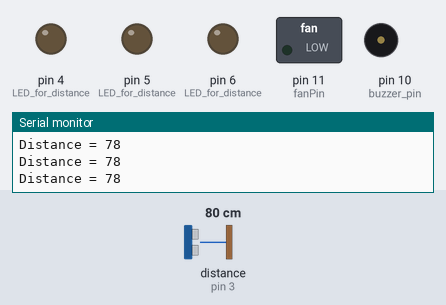
Simulated run of this sketch. Board: Arduino Uno, built with avr-gcc and run on an emulated ATmega328P. Parts: switched loads named in the sketch (green lamp = pin HIGH), output pins drawn as LEDs (lit = HIGH), buzzer (waves = sounding), the last lines printed to the serial monitor. Wiring (inferred from the names in the program): ultrasonic range finder: trigger pin 2; echo pin 3. Inputs (shaded band) come from the test bench; at power-on: distance to the obstacle (sensor on pin 3) 80 cm. The echo pulse lasts 58.3 µs per cm; pins used as bus, display or sensor lines are not drawn.

Above: at 3.6 s.
3.7 s: distance to the obstacle (sensor on pin 3) set to 67 cm
At 3.82 s:
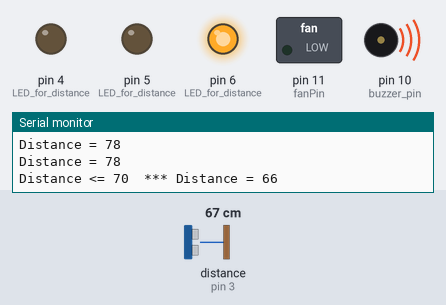
6.7 s: distance to the obstacle (sensor on pin 3) set to 46 cm
9.7 s: distance to the obstacle (sensor on pin 3) set to 38 cm
At 9.76 s:
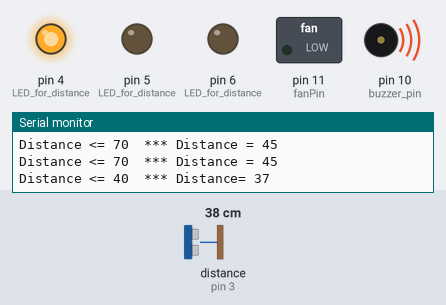
12.7 s: distance to the obstacle (sensor on pin 3) set to 24 cm
15.7 s: distance to the obstacle (sensor on pin 3) set to 19 cm
At 16.7 s:
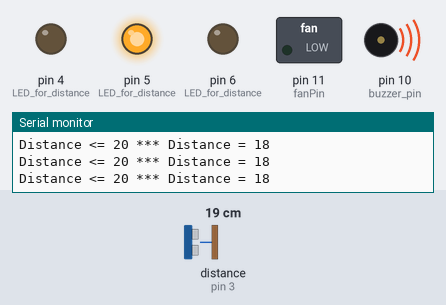
17.2 s: distance to the obstacle (sensor on pin 3) set to 2 cm
At 17.7 s:
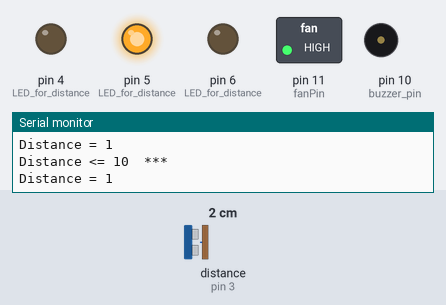
Timing chart, 0 to 21.2 s (numbered marks = the images above; inputs shaded):
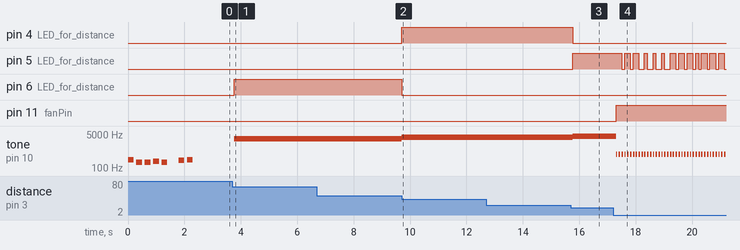

Measured:
- the behaviour switches between 72 and 71 cm on distance to the obstacle (sensor on pin 3) (found by bisection; images 0 and 1)
- the behaviour switches between 42 and 41 cm on distance to the obstacle (sensor on pin 3) (found by bisection; images 1 and 2)
- the behaviour switches between 22 and 21 cm on distance to the obstacle (sensor on pin 3) (found by bisection; images 2 and 3)
- after the input at 3.7 s, pin 6 (LED_for_distance): LOW → HIGH after 0.08 s; tone on pin 10 (buzzer_pin): silent → 2864 Hz after 0.08 s
- after the input at 9.7 s, pin 4 (LED_for_distance): LOW → HIGH at once; pin 6 (LED_for_distance): HIGH → LOW at once; tone on pin 10 (buzzer_pin): 2864 Hz → 3400 Hz at once
- after the input at 15.7 s, pin 4 (LED_for_distance): HIGH → LOW after 0.07 s; pin 5 (LED_for_distance): LOW → HIGH after 0.07 s; tone on pin 10 (buzzer_pin): 3400 Hz → 3830 Hz after 0.07 s
- after the input at 17.2 s, pin 5 (LED_for_distance): HIGH → LOW after 0.30 s, → HIGH 0.10 s later, → LOW 0.20 s later, → HIGH 0.10 s later, … (25 changes in this stretch); pin 11 (fanPin): LOW → HIGH after 0.10 s; tone on pin 10 (buzzer_pin): alternates 494 Hz for 0.05 s and silent for 0.05 s, starting after 0.10 s

The sketch:

parking_sensor.ino
```cpp
#include "pitches.h"
#define  c     3830    // 261 Hz
#define  d     3400    // 294 Hz
#define  e     3038    // 329 Hz
#define  f     2864    // 349 Hz
#define  g     2550    // 392 Hz
#define  a     2272    // 440 Hz
#define  b     2028    // 493 Hz
#define  C     1912    // 523 Hz
#define  R     0

int trigger_pin = 2; //Output for ultrasonic sensor
int echo_pin = 3; //Output for ultrasonic sensor
int buzzer_pin = 10; // for Buzzer pin
int time;
int distance;
int ledState = LOW;
int melody[] = { NOTE_C4, NOTE_G3, NOTE_G3, NOTE_A3, NOTE_G3, 0, NOTE_B3, NOTE_C4 };
long preMil = 0;
long intervals = 100; // for first technique for blinking LED
int timer; // for second technique for blinking LED
int fanPin = 11;

void setup ( ) {
  Serial.begin (9600);
  pinMode (trigger_pin, OUTPUT); // Ultrasonic Output Pin
  pinMode (echo_pin, INPUT); // Ultrasonic Input Pin
  pinMode (buzzer_pin, OUTPUT); // Buzzer Output
  pinMode (4, OUTPUT); // LED for distance <= 30
  pinMode (5, OUTPUT); // LED for distance <= 10 and for the last IF ?
  pinMode (6, OUTPUT); // LED for distance <= 40
  pinMode (11, OUTPUT); //fan pin

  for ( int j=0; j<8; j++){ //just for fun and testing the buzzer
    tone(10, melody[j], 200); // tone ( pin , freq , duration )
    delay(300);
   }
}

void loop ( ) {

  unsigned long currentMil = millis();
  digitalWrite (trigger_pin, HIGH);
  delayMicroseconds (10);
  digitalWrite (trigger_pin, LOW);
  time = pulseIn (echo_pin, HIGH);
  distance = (time * 0.034) / 2; //Calculating distance((Time x Speed of Sound in Air (340 m/s))/2

  if (distance <= 10) {
    Serial.println ("Distance <= 10  *** ");
    Serial.print ("Distance = ");
    Serial.println (distance);
    digitalWrite (fanPin, HIGH); //Fan turn on
    tone(10, 494, 50); // tone ( pin , freq , duration )
    delay (100);
    if( currentMil - preMil > intervals) { //For blinking LED. Fisrt method
      preMil = currentMil;
      if( ledState == LOW )
        ledState = HIGH;
      else
        ledState = LOW;
      digitalWrite(5 , ledState);

    }
  }

  else if ( distance <= 20 ) {
    Serial.print ("Distance <= 20 *** ");
    Serial.print ("Distance = ");
    Serial.println (distance);
    tone(10, c, 200);
    digitalWrite(5, HIGH);
    delay ( 100);
  }

  else if ( distance <= 40 ) {
    Serial.print ("Distance <= 40  *** ");
    Serial.print ("Distance= ");
    Serial.println (distance);
    tone(10, d, 200);
    digitalWrite(4, HIGH);
    delay (100);
    digitalWrite(4, LOW);
  }

  else if ( distance <= 70 ) {
    Serial.print("Distance <= 70  *** ");
    Serial.print ("Distance = ");
    Serial.println (distance);
    tone(10, f, 200);
    digitalWrite(6, HIGH);
    delay ( 100);
    digitalWrite(6, LOW);
  }

  else {

    Serial.print ("Distance = ");
    Serial.println (distance);
    digitalWrite (buzzer_pin, LOW);
    digitalWrite(4, LOW);
    digitalWrite(5, LOW);
    digitalWrite(6, LOW);
    digitalWrite (11, LOW) ;
    delay (100);
      }
  }
```
